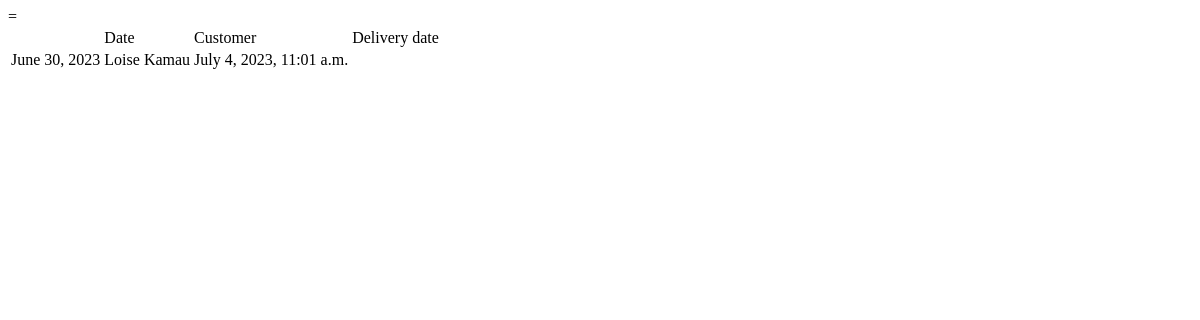
/order_management/orders/list, run on an earlier commit of the app's database.
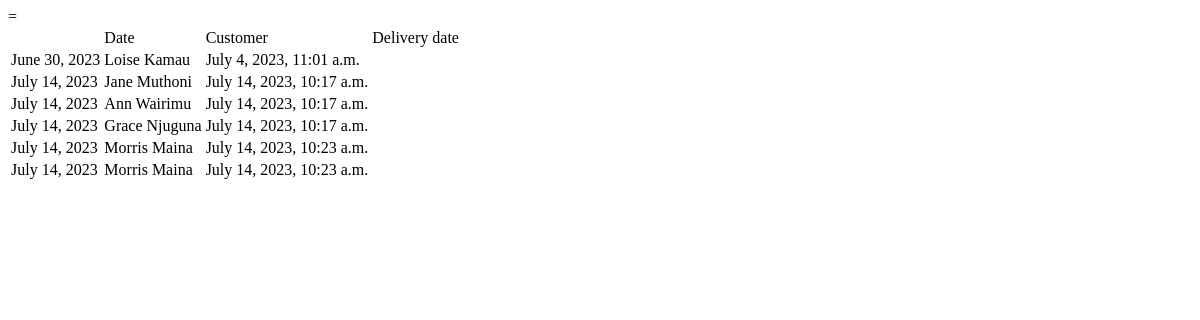
And on a later commit of the database.
### order_management/models.py (models this page shows, shortened)
class Order(models.Model):
    date = models.DateField()
    customer = models.ForeignKey(Customer, on_delete=models.CASCADE)
    cart = models.OneToOneField(Cart,models.PROTECT, null=True)
    payment = models.OneToOneField(Payment, models.PROTECT , null=True)
    delivery_options = models.CharField(max_length=32)
    delivery_date = models.DateTimeField()

### customer/models.py (models this page shows)
class Customer(models.Model):
    name = models.CharField(max_length=32)
    user = models.OneToOneField(User , on_delete=models.CASCADE , null=True)
    phone_number = models.CharField(max_length=32)
    email = models.EmailField()
    address = models.CharField(max_length=32)
    date_created = models.DateTimeField(auto_now_add=True)
    date_updated = models.DateTimeField(auto_now=True)
    def __str__(self):
        return self.name

### order_management/views.py (the view)
# urls.py: path("orders/list", orders_list, name="order_list_view"),
def orders_list(request):
    orders = Order.objects.all()
    return render(request, "order_management/order_list.html", {"orders": orders})

### templates/order_management/order_list.html (shortened to what this page needs)
<!DOCTYPE html>
<html lang="en">
<head>
</head>
<body>
    <table>
        <th>
            <td>Date</td>
            <td>Customer</td>
=            <td>Delivery date</td>
        </th>
        {% for order in orders %}
        <tr>
            <td>{{order.date}}</td>
            <td>{{order.customer}}</td>
            <td>{{order.delivery_date}}</td>
        </tr>
        {% endfor %}
    </table>
</body>
</html>

What changed in the data, as far as the page shows it:
added Order: date "July 14, 2023", customer "Jane Muthoni", delivery_date "July 14, 2023, 10:17 a.m."
added Order: date "July 14, 2023", customer "Ann Wairimu", delivery_date "July 14, 2023, 10:17 a.m."
added Order: date "July 14, 2023", customer "Grace Njuguna", delivery_date "July 14, 2023, 10:17 a.m."
added Order: date "July 14, 2023", customer "Morris Maina", delivery_date "July 14, 2023, 10:23 a.m."
added Order: date "July 14, 2023", customer "Morris Maina", delivery_date "July 14, 2023, 10:23 a.m."
